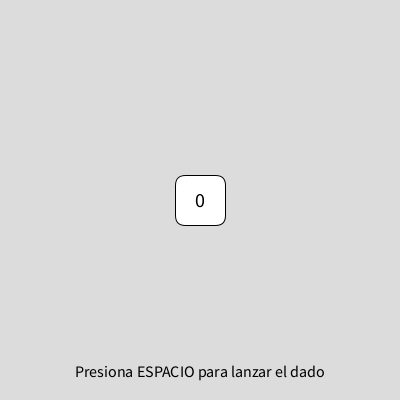
Frame 1 (no input)
Frame 60 (the mouse pressed at the canvas centre just before this capture): identical to frame 1, image omitted
Frame 120 (the mouse held since frame 60 and released just before this capture): identical to frame 1, image omitted

The Processing sketch that drew this single still picture (run headless with seeded random() and noise(); from frame 60 on, the mouse is pressed at the canvas centre):

// Processing sketch: dado
// ── dado.pde

abstract class GameObject {
  PVector position;
  
  GameObject(float x, float y) {
    position = new PVector(x, y);
  }
  
  abstract void display(); 
}

class Dado extends GameObject {
  int value;
  float size;
  
  Dado(float x, float y, float size) {
    super(x, y);
    this.size = size;
  }
  
  void roll() {
    value = int(random(1, 7));
  }
  
  void display() {
    rectMode(CENTER);
    fill(255);
    rect(position.x, position.y, size, size, 10);
    
    fill(0);
    textSize(20);
    textAlign(CENTER, CENTER);
    text(value, position.x, position.y);
  }
}

class Tablero extends GameObject {
  Dado dado;
  String resultText;
  
  Tablero(float x, float y) {
    super(x, y);
    dado = new Dado(x, y, 50); 
    resultText = "";
  }
 
  void display() {
    dado.display(); 
    
    fill(0);
    textSize(16);
    textAlign(RIGHT, TOP);
    text(resultText, position.x + 50, position.y - 50); 
  }
}

ArrayList<Dado> dadosList = new ArrayList<Dado>();
Tablero tablero;
boolean rolling = false;

void setup() {
  size(400, 400);
  
  tablero = new Tablero(width/2, height/2);
}

void draw() {
  background(220);
  
  tablero.display();
   
  fill(0);
  textSize(16);
  textAlign(CENTER, BOTTOM);
  text("Presiona ESPACIO para lanzar el dado", width/2, height - 20);
}

void keyPressed() {
  if (key == ' ' && !rolling) {
    tablero.dado.roll(); 
    dadosList.add(tablero.dado); 
    
    updateResultText();
    rolling = true;
  }
}

void updateResultText() {
  tablero.resultText = "Resultados: ";
  for (int i = 0; i < dadosList.size(); i++) {
    Dado dado = dadosList.get(i);
    tablero.resultText += dado.value + " ";
    
    if ((i + 1) % 4 == 0) {
      tablero.resultText += "\n"; 
    }
  }
}

void mouseClicked() {
  if (mouseX > width - 120 && mouseY < 20) {
    displayDadosResults();
  }
}

void displayDadosResults() {
  println("Dados obtenidos:");
  for (Dado dado : dadosList) {
    println(dado.value);
  }
}
